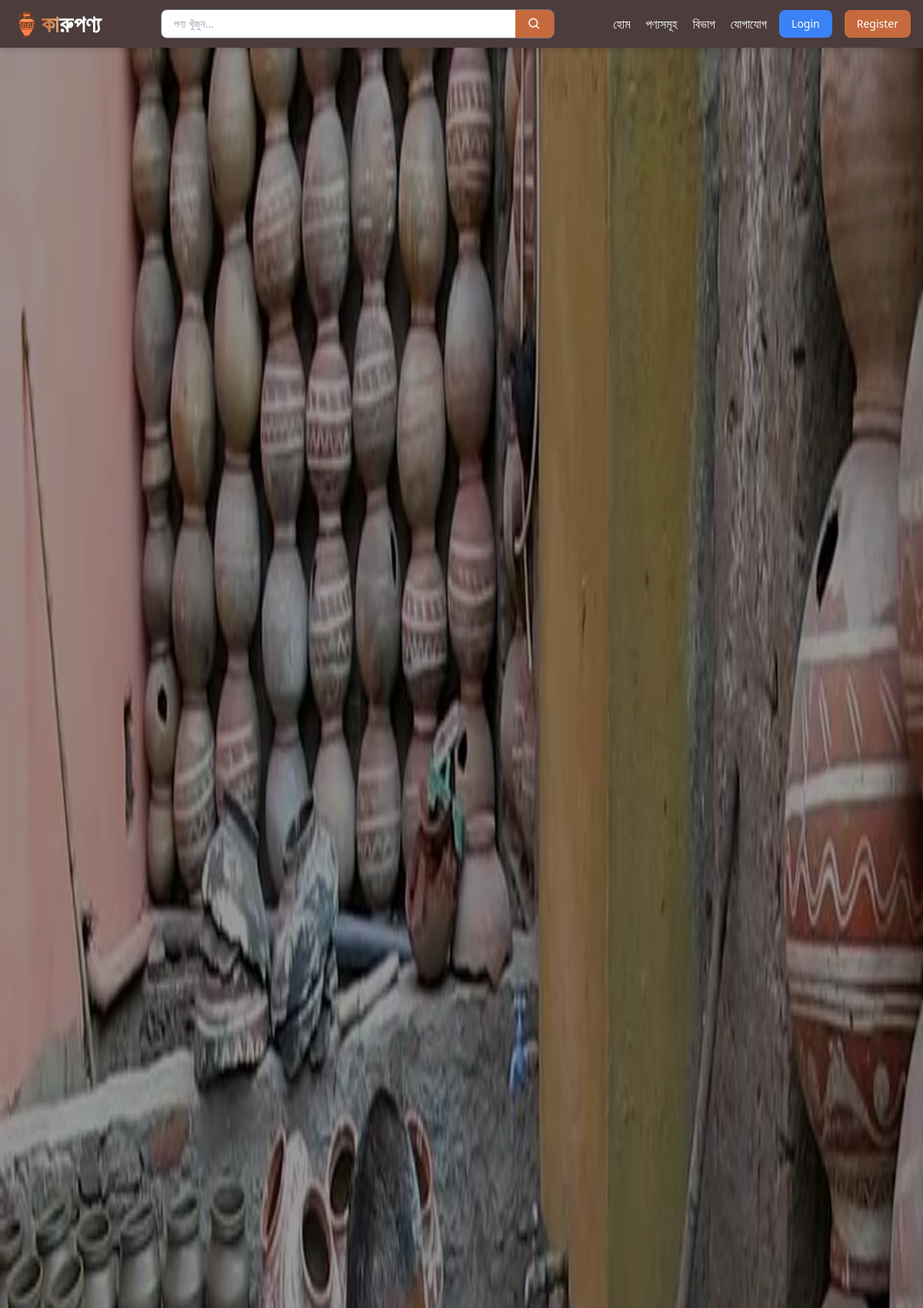
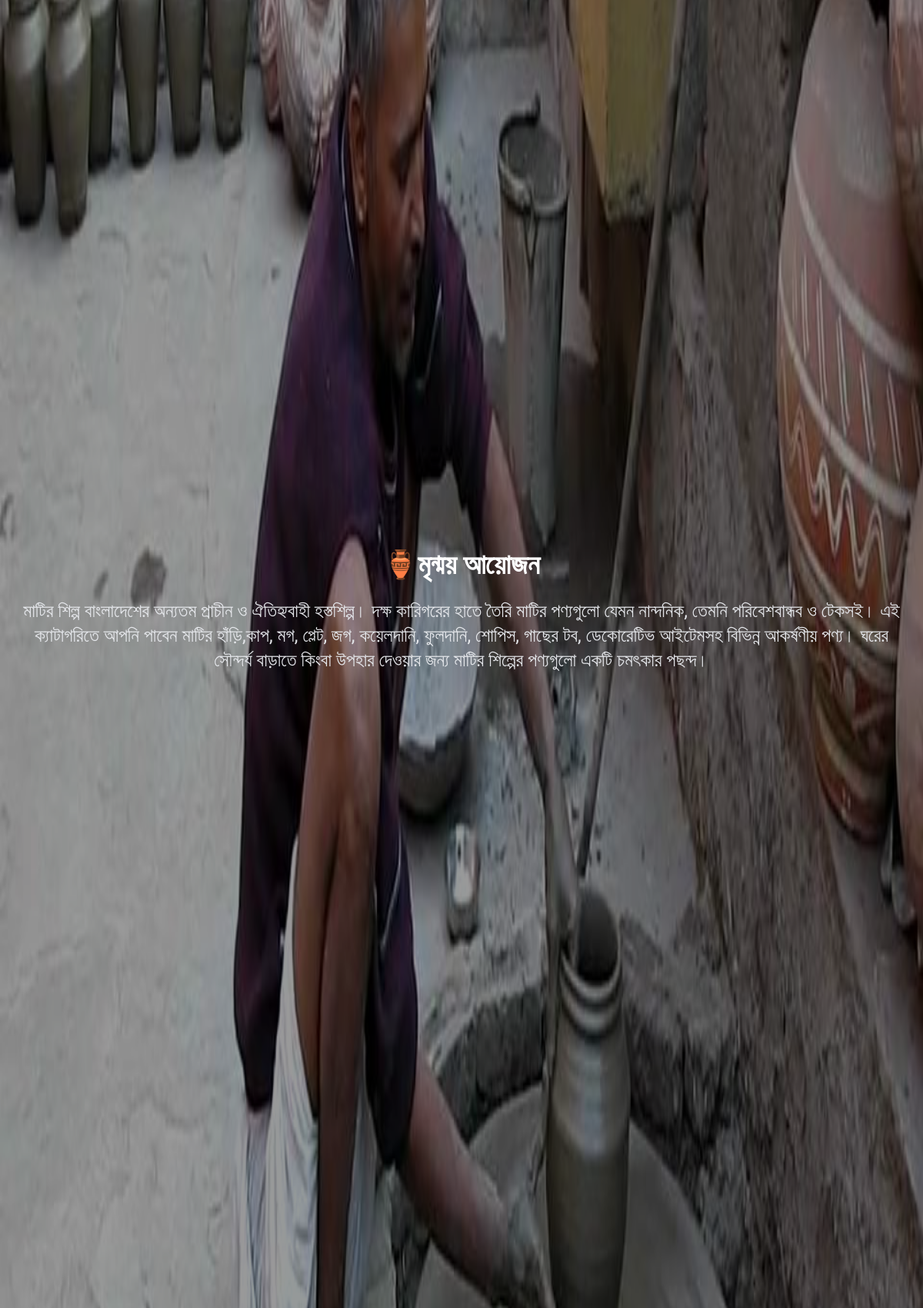
/category/Pottery/ (upper part), run on the app's committed database (2 pictures, top to bottom).
### backend/models.py (models this page shows)
class Category(models.Model):
    category_name=models.CharField(max_length=50)
    slug=models.SlugField(max_length=30,unique=True)
    image=models.ImageField(upload_to='products/%Y/%m/%d')
    description=models.TextField(blank=True)
    order = models.PositiveIntegerField(default=0)
    class Meta:
        ordering = ['order']
    def __str__(self):
        return self.category_name

### backend/views/product_views.py (the view)
# urls.py: path('category/<slug:slug>/', views.category_products, name='category_products'),
def category_products(request, slug):
    category = Category.objects.get(slug=slug)
    products = Product.objects.filter(category=category,available="True")[:6]
    return render(request, 'shop/category_products.html', {
        'category': category,
        'products': products,
    })

### backend/context_processors.py (called while the page is built)
def cart_item_count(request):
    if request.user.is_authenticated:
        cart_items = Cart.objects.filter(user=request.user)
        total_items = sum(item.quantity for item in cart_items)
    else:
        total_items = 0
    return {'cart_item_count': total_items}

### backend/templates/shop/category_products.html (shortened to what this page needs)
{% extends 'base.html' %}
{% load static %}
{% block content %}
<div class="font-['Tiro_Bangla'] max-w-7xl mx-auto">
    <div class="relative h-[70vh] md:h-[90vh] overflow-hidden mb-10 mt-3.5 md:mt-0">
        <div class="absolute inset-0 bg-black/40 z-10"></div>
        <img src="{{ category.image.url }}" class="absolute top-0 left-0 w-full h-full object-cover-fit z-0" />
        <div class="relative z-20 flex flex-col items-center justify-center h-full text-center px-4 lg:px-6">
            <h2 class="text-2xl md:text-4xl font-bold text-white p-4 mb-2">
                {{ category.category_name }}
            </h2>
            <h3 class="text-sm md:text-2xl text-gray-200 mb-6 leading-relaxed">
                {{ category.description|truncatewords:100 }}
            </h3>
        </div>
    </div>
</div>
{% endblock %}

### data on the page
Category: image (placeholder picture), category_name "🏺মৃন্ময় আয়োজন", description "মাটির শিল্প বাংলাদেশের অন্যতম প্রাচীন ও ঐতিহ্যবাহী হস্তশিল্প। দক্ষ কারিগরের হাতে তৈরি মাটির পণ্যগুলো যেমন নান্দনিক, তেমনি পরিবেশবান্ধব ও টেকসই। এই ক্যাটাগরিতে আপনি পাবেন মাটির হাঁড়ি,কাপ, মগ, প্লেট, জগ, কয়েলদানি, ফুলদানি, শোপিস, গাছের টব, ডেকোরেটিভ আইটেমসহ বিভিন্ন আকর্ষণীয় পণ্য। ঘরের সৌন্দর্য বাড়াতে কিংবা উপহার দেওয়ার জন্য মাটির শিল্পের পণ্যগুলো একটি চমৎকার পছন্দ।"
